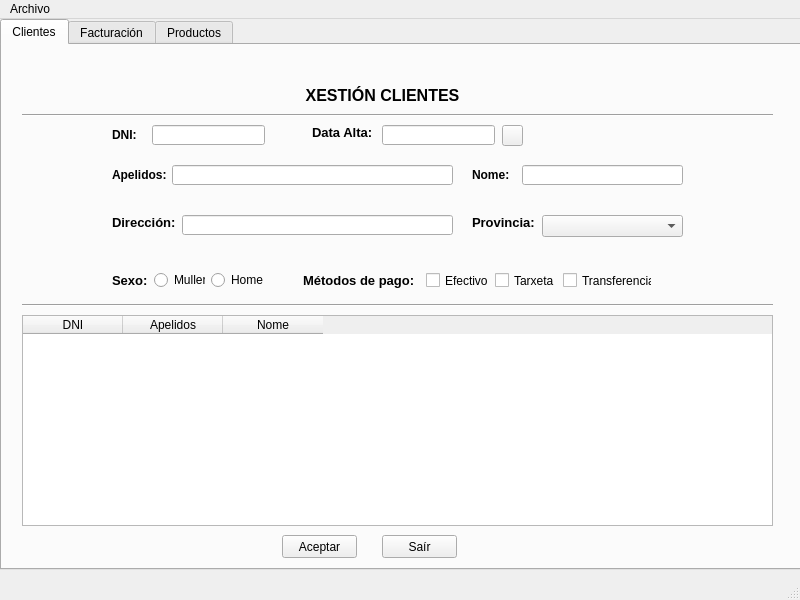
<?xml version="1.0" encoding="UTF-8"?>
<ui version="4.0">
 <class>MainWindow</class>
 <widget class="QMainWindow" name="MainWindow">
  <property name="geometry">
   <rect>
    <x>0</x>
    <y>0</y>
    <width>800</width>
    <height>600</height>
   </rect>
  </property>
  <property name="windowTitle">
   <string>MainWindow</string>
  </property>
  <widget class="QWidget" name="centralwidget">
   <widget class="QTabWidget" name="tabWidget">
    <property name="geometry">
     <rect>
      <x>0</x>
      <y>0</y>
      <width>801</width>
      <height>551</height>
     </rect>
    </property>
    <property name="currentIndex">
     <number>0</number>
    </property>
    <widget class="QWidget" name="clientes">
     <attribute name="title">
      <string>Clientes</string>
     </attribute>
     <widget class="QLabel" name="lblNombre">
      <property name="geometry">
       <rect>
        <x>470</x>
        <y>120</y>
        <width>61</width>
        <height>21</height>
       </rect>
      </property>
      <property name="text">
       <string>&lt;html&gt;&lt;head/&gt;&lt;body&gt;&lt;p&gt;&lt;span style=&quot; font-size:9pt; font-weight:600;&quot;&gt;Nome:&lt;/span&gt;&lt;/p&gt;&lt;/body&gt;&lt;/html&gt;</string>
      </property>
     </widget>
     <widget class="QLabel" name="lblValidarDNI">
      <property name="geometry">
       <rect>
        <x>250</x>
        <y>100</y>
        <width>47</width>
        <height>21</height>
       </rect>
      </property>
      <property name="text">
       <string>&lt;html&gt;&lt;head/&gt;&lt;body&gt;&lt;p&gt;&lt;br/&gt;&lt;/p&gt;&lt;/body&gt;&lt;/html&gt;</string>
      </property>
     </widget>
     <widget class="QLineEdit" name="leDireccion">
      <property name="geometry">
       <rect>
        <x>180</x>
        <y>170</y>
        <width>271</width>
        <height>20</height>
       </rect>
      </property>
     </widget>
     <widget class="Line" name="line_2">
      <property name="geometry">
       <rect>
        <x>20</x>
        <y>250</y>
        <width>751</width>
        <height>20</height>
       </rect>
      </property>
      <property name="orientation">
       <enum>Qt::Horizontal</enum>
      </property>
     </widget>
     <widget class="QLabel" name="lblApellidos">
      <property name="geometry">
       <rect>
        <x>110</x>
        <y>120</y>
        <width>61</width>
        <height>21</height>
       </rect>
      </property>
      <property name="text">
       <string>&lt;html&gt;&lt;head/&gt;&lt;body&gt;&lt;p&gt;&lt;span style=&quot; font-size:9pt; font-weight:600;&quot;&gt;Apelidos:&lt;/span&gt;&lt;/p&gt;&lt;/body&gt;&lt;/html&gt;</string>
      </property>
     </widget>
     <widget class="QLineEdit" name="leDNI">
      <property name="geometry">
       <rect>
        <x>150</x>
        <y>80</y>
        <width>113</width>
        <height>20</height>
       </rect>
      </property>
     </widget>
     <widget class="QLineEdit" name="leNombre">
      <property name="geometry">
       <rect>
        <x>520</x>
        <y>120</y>
        <width>161</width>
        <height>20</height>
       </rect>
      </property>
     </widget>
     <widget class="QPushButton" name="btSalir">
      <property name="geometry">
       <rect>
        <x>380</x>
        <y>490</y>
        <width>75</width>
        <height>23</height>
       </rect>
      </property>
      <property name="text">
       <string>Saír</string>
      </property>
     </widget>
     <widget class="QComboBox" name="comBoxProvincia">
      <property name="geometry">
       <rect>
        <x>540</x>
        <y>170</y>
        <width>141</width>
        <height>22</height>
       </rect>
      </property>
     </widget>
     <widget class="QLabel" name="lblDireccion">
      <property name="geometry">
       <rect>
        <x>110</x>
        <y>170</y>
        <width>71</width>
        <height>16</height>
       </rect>
      </property>
      <property name="text">
       <string>&lt;html&gt;&lt;head/&gt;&lt;body&gt;&lt;p&gt;&lt;span style=&quot; font-size:10pt; font-weight:600;&quot;&gt;Dirección:&lt;/span&gt;&lt;/p&gt;&lt;/body&gt;&lt;/html&gt;</string>
      </property>
     </widget>
     <widget class="QLabel" name="lblFechaAlta">
      <property name="geometry">
       <rect>
        <x>310</x>
        <y>80</y>
        <width>71</width>
        <height>16</height>
       </rect>
      </property>
      <property name="text">
       <string>&lt;html&gt;&lt;head/&gt;&lt;body&gt;&lt;p&gt;&lt;span style=&quot; font-size:10pt; font-weight:600;&quot;&gt;Data Alta:&lt;/span&gt;&lt;/p&gt;&lt;/body&gt;&lt;/html&gt;</string>
      </property>
     </widget>
     <widget class="QWidget" name="horizontalLayoutWidget_2">
      <property name="geometry">
       <rect>
        <x>300</x>
        <y>220</y>
        <width>351</width>
        <height>31</height>
       </rect>
      </property>
      <layout class="QHBoxLayout" name="olPago"/>
     </widget>
     <widget class="QPushButton" name="btAceptar">
      <property name="geometry">
       <rect>
        <x>280</x>
        <y>490</y>
        <width>75</width>
        <height>23</height>
       </rect>
      </property>
      <property name="text">
       <string>Aceptar</string>
      </property>
     </widget>
     <widget class="QLineEdit" name="leApellidos">
      <property name="geometry">
       <rect>
        <x>170</x>
        <y>120</y>
        <width>281</width>
        <height>20</height>
       </rect>
      </property>
     </widget>
     <widget class="QWidget" name="horizontalLayoutWidget">
      <property name="geometry">
       <rect>
        <x>110</x>
        <y>220</y>
        <width>151</width>
        <height>31</height>
       </rect>
      </property>
      <layout class="QHBoxLayout" name="olSexo">
       <item>
        <widget class="QLabel" name="lblSexo">
         <property name="text">
          <string>&lt;html&gt;&lt;head/&gt;&lt;body&gt;&lt;p&gt;&lt;span style=&quot; font-size:10pt; font-weight:600;&quot;&gt;Sexo:&lt;/span&gt;&lt;/p&gt;&lt;/body&gt;&lt;/html&gt;</string>
         </property>
        </widget>
       </item>
       <item>
        <widget class="QRadioButton" name="rbMujer">
         <property name="text">
          <string>Muller</string>
         </property>
         <attribute name="buttonGroup">
          <string notr="true">bgSexo</string>
         </attribute>
        </widget>
       </item>
       <item>
        <widget class="QRadioButton" name="rbHombre">
         <property name="text">
          <string>Home</string>
         </property>
         <attribute name="buttonGroup">
          <string notr="true">bgSexo</string>
         </attribute>
        </widget>
       </item>
      </layout>
     </widget>
     <widget class="Line" name="line">
      <property name="geometry">
       <rect>
        <x>20</x>
        <y>60</y>
        <width>751</width>
        <height>20</height>
       </rect>
      </property>
      <property name="orientation">
       <enum>Qt::Horizontal</enum>
      </property>
     </widget>
     <widget class="QLabel" name="lblProvincia">
      <property name="geometry">
       <rect>
        <x>470</x>
        <y>170</y>
        <width>71</width>
        <height>16</height>
       </rect>
      </property>
      <property name="text">
       <string>&lt;html&gt;&lt;head/&gt;&lt;body&gt;&lt;p&gt;&lt;span style=&quot; font-size:10pt; font-weight:600;&quot;&gt;Provincia:&lt;/span&gt;&lt;/p&gt;&lt;/body&gt;&lt;/html&gt;</string>
      </property>
     </widget>
     <widget class="QPushButton" name="btCalendario">
      <property name="geometry">
       <rect>
        <x>500</x>
        <y>80</y>
        <width>21</width>
        <height>21</height>
       </rect>
      </property>
      <property name="text">
       <string/>
      </property>
      <property name="icon">
       <iconset>
        <normaloff>calendar-icon.png</normaloff>calendar-icon.png</iconset>
      </property>
     </widget>
     <widget class="QLabel" name="lblTitulo">
      <property name="geometry">
       <rect>
        <x>270</x>
        <y>30</y>
        <width>221</width>
        <height>41</height>
       </rect>
      </property>
      <property name="text">
       <string>&lt;html&gt;&lt;head/&gt;&lt;body&gt;&lt;p align=&quot;center&quot;&gt;&lt;span style=&quot; font-size:12pt; font-weight:600;&quot;&gt;XESTIÓN CLIENTES&lt;/span&gt;&lt;/p&gt;&lt;/body&gt;&lt;/html&gt;</string>
      </property>
     </widget>
     <widget class="QLineEdit" name="leFecha">
      <property name="geometry">
       <rect>
        <x>380</x>
        <y>80</y>
        <width>113</width>
        <height>20</height>
       </rect>
      </property>
     </widget>
     <widget class="QLabel" name="lblDNI">
      <property name="geometry">
       <rect>
        <x>110</x>
        <y>80</y>
        <width>31</width>
        <height>21</height>
       </rect>
      </property>
      <property name="text">
       <string>&lt;html&gt;&lt;head/&gt;&lt;body&gt;&lt;p&gt;&lt;span style=&quot; font-size:9pt; font-weight:600;&quot;&gt;DNI:&lt;/span&gt;&lt;/p&gt;&lt;/body&gt;&lt;/html&gt;</string>
      </property>
     </widget>
     <widget class="QCheckBox" name="cbTransferencia">
      <property name="geometry">
       <rect>
        <x>561</x>
        <y>227</y>
        <width>89</width>
        <height>17</height>
       </rect>
      </property>
      <property name="text">
       <string>Transferencia</string>
      </property>
     </widget>
     <widget class="QLabel" name="label">
      <property name="geometry">
       <rect>
        <x>301</x>
        <y>221</y>
        <width>117</width>
        <height>29</height>
       </rect>
      </property>
      <property name="text">
       <string>&lt;html&gt;&lt;head/&gt;&lt;body&gt;&lt;p&gt;&lt;span style=&quot; font-size:10pt; font-weight:600;&quot;&gt;Métodos de pago:&lt;/span&gt;&lt;/p&gt;&lt;/body&gt;&lt;/html&gt;</string>
      </property>
     </widget>
     <widget class="QCheckBox" name="cbEfectivo">
      <property name="geometry">
       <rect>
        <x>424</x>
        <y>227</y>
        <width>63</width>
        <height>17</height>
       </rect>
      </property>
      <property name="text">
       <string>Efectivo</string>
      </property>
     </widget>
     <widget class="QCheckBox" name="cbTarjeta">
      <property name="geometry">
       <rect>
        <x>493</x>
        <y>227</y>
        <width>62</width>
        <height>17</height>
       </rect>
      </property>
      <property name="text">
       <string>Tarxeta</string>
      </property>
     </widget>
     <widget class="QTableWidget" name="cliTabla">
      <property name="geometry">
       <rect>
        <x>20</x>
        <y>270</y>
        <width>751</width>
        <height>211</height>
       </rect>
      </property>
      <column>
       <property name="text">
        <string>DNI</string>
       </property>
      </column>
      <column>
       <property name="text">
        <string>Apelidos</string>
       </property>
      </column>
      <column>
       <property name="text">
        <string>Nome</string>
       </property>
      </column>
     </widget>
    </widget>
    <widget class="QWidget" name="facturacion">
     <attribute name="title">
      <string>Facturación</string>
     </attribute>
    </widget>
    <widget class="QWidget" name="productos">
     <attribute name="title">
      <string>Productos</string>
     </attribute>
    </widget>
   </widget>
  </widget>
  <widget class="QMenuBar" name="menubar">
   <property name="geometry">
    <rect>
     <x>0</x>
     <y>0</y>
     <width>800</width>
     <height>21</height>
    </rect>
   </property>
   <widget class="QMenu" name="menuArchivo">
    <property name="title">
     <string>Archivo</string>
    </property>
    <addaction name="actionSalir"/>
   </widget>
   <addaction name="menuArchivo"/>
  </widget>
  <widget class="QStatusBar" name="statusbar"/>
  <action name="actionSalir">
   <property name="text">
    <string>Salir</string>
   </property>
   <property name="shortcut">
    <string>Alt+4</string>
   </property>
  </action>
 </widget>
 <resources/>
 <connections/>
 <buttongroups>
  <buttongroup name="bgSexo"/>
 </buttongroups>
</ui>
